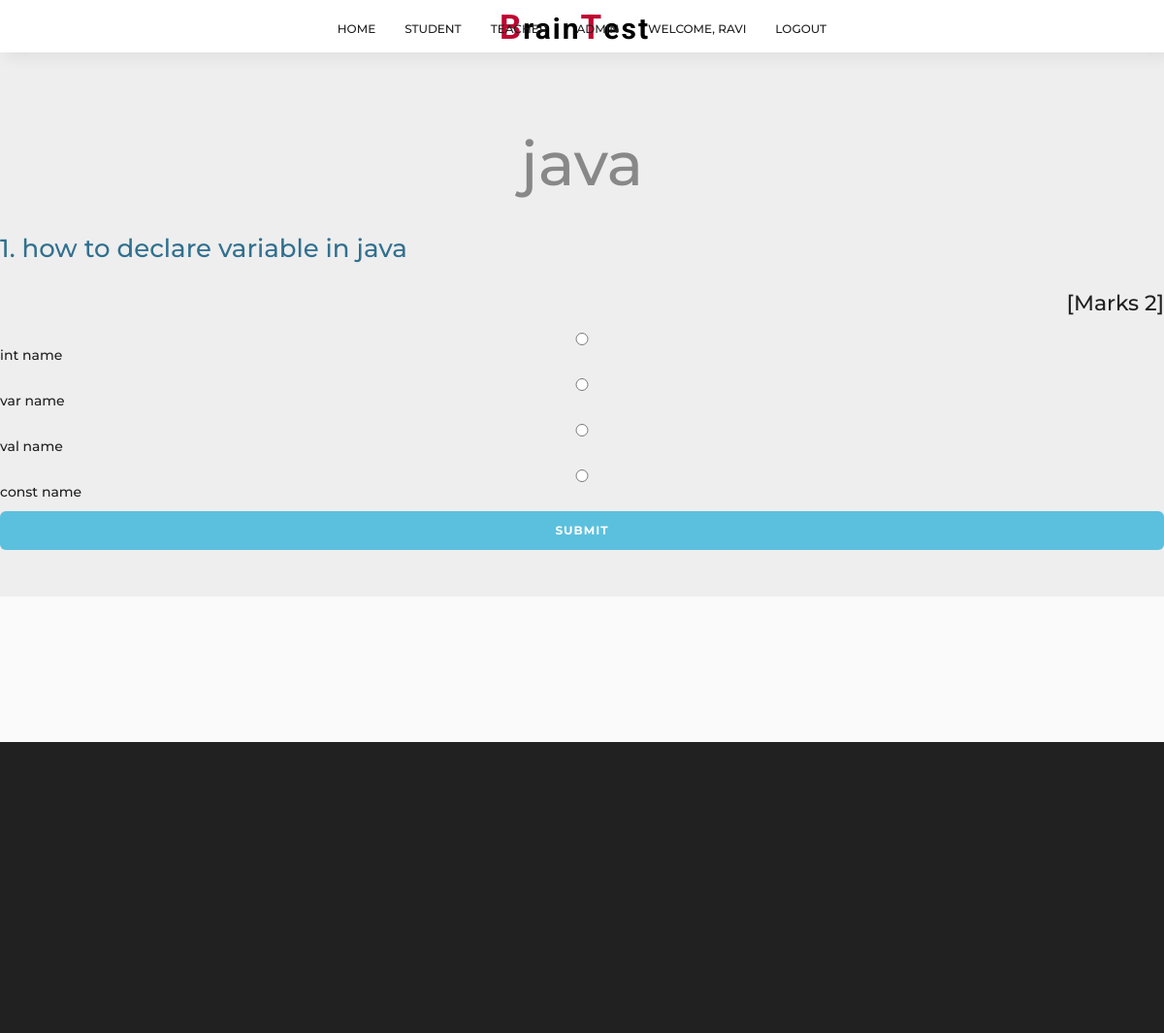
/student/start-exam/6 (signed in), run on the app's committed database.
### quiz/models.py (models this page shows, shortened)
class Course(models.Model):
   course_name = models.CharField(max_length=50)
   question_number = models.PositiveIntegerField()
   total_marks = models.PositiveIntegerField()

class Question(models.Model):
    course=models.ForeignKey(Course,on_delete=models.CASCADE)
    marks=models.PositiveIntegerField()
    question=models.CharField(max_length=600)
    option1=models.CharField(max_length=200)
    option2=models.CharField(max_length=200)
    option3=models.CharField(max_length=200)
    option4=models.CharField(max_length=200)
    cat=(('Option1','Option1'),('Option2','Option2'),('Option3','Option3'),('Option4','Option4'))
    answer=models.CharField(max_length=200,choices=cat)

### student/views.py (the view)
# urls.py: path('start-exam/<int:pk>', views.start_exam_view,name='start-exam'),
@login_required(login_url='studentlogin')
@csrf_exempt
@user_passes_test(is_student)
def start_exam_view(request,pk):
    course=QMODEL.Course.objects.get(id=pk)
    questions=QMODEL.Question.objects.all().filter(course=course)
    if request.method=='POST':
        pass
    response= render(request,'student/start_exam.html',{'course':course,'questions':questions})
    response.set_cookie('course_id',course.id)
    return response

### student/views.py (called while the page is built)
def is_student(user):
    return user.groups.filter(name='STUDENT').exists()

### templates/student/start_exam.html (shortened to what this page needs)
{% extends 'base.html' %}
{% load static %}
{% block content %}
{% load widget_tweaks %}
<div class="jumbotron my-4">
  <form class="form" autocomplete="off" onsubmit="return saveAns()"  action="/student/calculate-marks" method="POST">
    <h1 style="text-align: center;">{{course.course_name}}</h1>
    {% for q in questions%}
    <h3 class="text-info">{{ forloop.counter }}. {{q.question}}</h3><h4 style="text-align: right;">[Marks {{q.marks}}]</h4>
          <div class="form-check mx-4">
            <input class="form-check-input" type="radio" name="{{ forloop.counter }}" id="{{q.option1}}" value="Option1">
            <label class="form-check-label" for="option1">
              {{q.option1}}
            </label>
          </div>
          <div class="form-check mx-4">
            <input class="form-check-input" type="radio" name="{{ forloop.counter }}" id="{{q.option2}}" value="Option2">
            <label class="form-check-label" for="option2">
              {{q.option2}}
            </label>
          </div>
          <div class="form-check mx-4">
            <input class="form-check-input" type="radio" name="{{ forloop.counter }}" id="{{q.option3}}" value="Option3">
            <label class="form-check-label" for="option3">
              {{q.option3}}
            </label>
          </div>
          <div class="form-check mx-4">
            <input class="form-check-input" type="radio" name="{{ forloop.counter }}" id="{{q.option4}}" value="Option4">
            <label class="form-check-label" for="option4">
              {{q.option4}}
            </label>
          </div>
        {% endfor %}
        <input class="btn btn-info btn-lg"   type="submit" value="Submit">
    </form>
  </div>
<br><br><br><br><br><br>
{% endblock  %}

### templates/base.html (shortened to what this page needs)
{% load static %}
<html lang="en">
<head>
<link rel="stylesheet" href="{% static 'assets/css/master.css' %}">
<link rel="stylesheet" href="{% static 'assets/css/responsive.css' %}">
<link rel="stylesheet" type="{% static 'text/css" href="revolution/css/settings.css' %}">
<link rel="stylesheet" type="{% static 'text/css" href="revolution/css/layers.css' %}">
<link rel="stylesheet" type="{% static 'text/css" href="revolution/css/navigation.css' %}">
</head>
<body>
<div class="wrapper">
  <nav class="navbar navbar-default brand-center bootsnav on no-full">
    <div class="container">
      <div class="navbar-header">
        <a class="navbar-brand textlogo" href="/"><span>B</span>rain<span>T</span>est</a>
      </div>
      <div class="collapse navbar-collapse" id="navbar-menu">
        <ul class="nav navbar-nav navbar-left" data-in="fadeIn" data-out="fadeOut">
          <li class="dropdown megamenu-fw"> <a href="/" data-toggle="dropdown">Home</a>
          </li>
          <li class="dropdown"> <a href="#" class="dropdown-toggle" data-toggle="dropdown">
           Student
          </a>
          </li>
          <li class="dropdown"> <a href="#" class="dropdown-toggle" data-toggle="dropdown">Teacher</a>
          </li>
          <li class="dropdown"> <a href="#" class="dropdown-toggle" data-toggle="dropdown">Admin</a>
          </li>
          <li class="dropdown megamenu-fw"> <a href="/" data-toggle="dropdown">
            {% if user.is_authenticated %}
            Welcome, {{user.username}}
            {%endif%}
          </a>
          </li>
          {% if user.is_authenticated %}
                <li class="nav-item">
                  <a class="nav-link" href="/logout">Logout</a>
                </li>
                {% endif %}
        </ul>
      </div>
    </div>
  </nav>
  {% block content %}{% endblock %}
  <section class="dark-bg">
    <div class="container">
        <div class="row">
            <div class="col-md-12 col-sm-10 col-xs-10 centerize-col text-center social-icons-style-02">
              <ul class="md-icon">
                <li><a class="fb" href="#."><i class="icofont icofont-social-facebook"></i></a></li>
                <li><a class="tw" href="#."><i class="icofont icofont-social-twitter"></i></a></li>
                <li><a class="be" href="#."><i class="icofont icofont-social-behance"></i></a></li>
                <li><a class="in" href="#."><i class="icofont icofont-social-linkedin"></i></a></li>
                <li><a class="yt" href="#."><i class="icofont icofont-social-youtube"></i></a></li>
              </ul>
            </div>
        </div>
    </div>
  </section>
</div>
</body>
</html>

### quiz/static/assets/css/bootsnav.css (style rules this page uses)
nav.bootsnav .dropdown.megamenu-fw { position: static; }
nav.bootsnav .container { position: relative; }
nav.navbar.bootsnav { margin-bottom: 0; -moz-border-radius: 0px; -webkit-border-radius: 0px; -o-border-radius: 0px; border-radius: 0px; border: none; z-index: 998; background: #fff; min-height: 40px; -webkit-transition: all .3s ease; transition: all .3s ease; box-shadow: 5px 5px 15px 0 rgba(31, 31, 31, 0.07); border-bottom:1px solid rgba(255, 255, 255, 0.15); }
nav.navbar.bootsnav ul.nav > li > a { color: #212121; background-color: transparent; outline: none; margin-bottom: -2px; text-transform: uppercase; font-family: 'Montserrat', sans-serif; font-size: 12px; font-weight: 500; }
body { -webkit-transition: all 0.3s ease-in-out; -moz-transition: all 0.3s ease-in-out; -o-transition: all 0.3s ease-in-out; -ms-transition: all 0.3s ease-in-out; transition: all 0.3s ease-in-out; }
@media (min-width: 1024px) { nav.navbar.bootsnav ul.nav > li > a { padding: 20px 15px; } }
@media (min-width: 1024px) { nav.bootsnav.brand-center .navbar-header { display: block; width: 100%; position: absolute; text-align: center; top: 0; left: 0; } }
@media (min-width: 1024px) { nav.bootsnav.brand-center .navbar-brand { display: inline-block; float: none; } }
@media (min-width: 1024px) { nav.bootsnav.brand-center .navbar-collapse { text-align: center; display: inline-block; padding-left: 0; padding-right: 0; } }
@media (min-width: 1024px) { nav.bootsnav.brand-center ul.nav { float: none !important; margin-bottom: -5px !important; display: inline-block !important; } }

### templates/base.html (style rules this page uses)
.textlogo { font-size:3rem; line-height:3.5rem; font-weight:bold; color:black!important; letter-spacing:2px; }
.textlogo span { font-size:3.5rem; color:#BF0731; }
.dropdown a { text-transform:capitalize; }

### data on the page
Course: course_name "java"
Question: question "how to declare variable in java", marks "2", option1 "int name", option2 "var name", option3 "val name", option4 "const name"

### other printed values
{{ user.username }} "RAVI"
